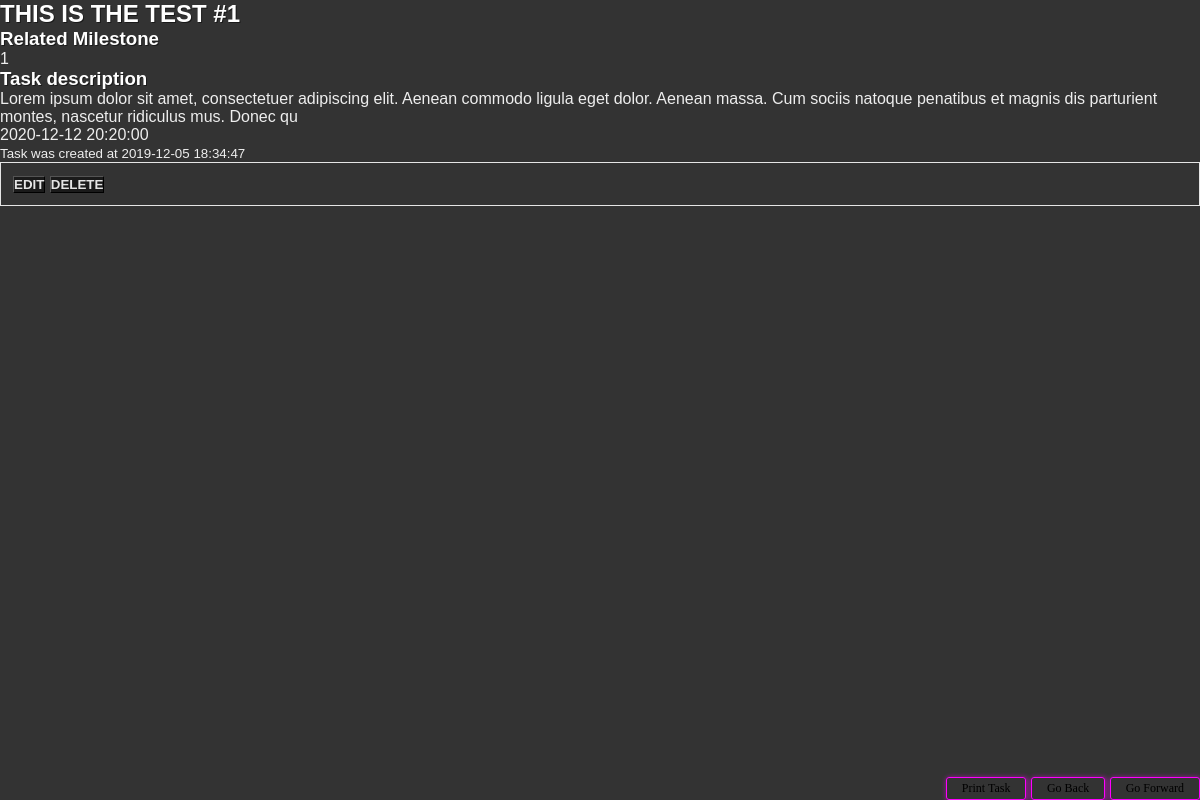
/detailTask.php?id=3, run on the app's committed database.
### tables this page shows
CREATE TABLE `tasks` (
                         `id_task` int(11) NOT NULL,
                         `taskName` varchar(200) NOT NULL,
                         `relatedMilestone` int(11) DEFAULT NULL,
                         `taskDescription` text NOT NULL,
                         `taskDeadline` datetime DEFAULT NULL,
                         `taskCreated` datetime NOT NULL,
                         `taskUpdated` datetime DEFAULT NULL
);

### detailTask.php (the view, shortened to what this page needs)
<?php
require_once "conf/db_connect.php";
include 'templates/head.inc.php';
if(isset($_GET['id'])) {
    $id = $_GET['id'];
    global $linkTasksystem;
    $query = "SELECT taskName, relatedMilestone, taskDescription, taskDeadline, taskCreated FROM tasks WHERE id_task = '$id'";
    $result = mysqli_query($linkTasksystem, $query);
    if(mysqli_num_rows($result)==1){
        $row = mysqli_fetch_array($result);
        if($row){
            $title = $row['taskName'];
            $milestone = $row['relatedMilestone'];
            $description = $row['taskDescription'];
            $deadline = $row['taskDeadline'];
            $date = $row['taskCreated'];
            echo "
            <h2>$title</h2>
            <h3>Related Milestone</h3>
            <p> $milestone </p>
            <h3>Task description</h3>
            <p>$description</p>
            <h3></h3>
            <p>$deadline</p>
            <small>Task was created at $date</small>
            ";
        }
    }else{
        echo 'no task to display';
    }
}
?>
<ul>
<button type="button"><a href="editTask.php?id=<?php echo $id?>">Edit</a></button>
<button type="button"><a href="deleteTask.php?id=<?php echo $id?>">Delete</a></button>
</ul>
<?php
include 'templates/footer.inc.php';
?>

### src/scss/style.css (style rules this page uses)
*, *:after, *:before { box-sizing: border-box; }
a { text-transform: uppercase; text-decoration: none; color: black; }
h1, h2, h3 { font-family: "Montserrat", sans-serif; color: white; text-align: left; text-shadow: 1px 1px #1a1a1a; }
ul { font-family: "Montserrat", sans-serif; }
* { margin: 0; padding: 0; }
a { text-decoration: none; }
ul { padding: 0.75rem; border: 1px solid #e5e5e5; list-style: none; }
ul:last-of-type { margin-bottom: 40px; }
button { border-width: 1px; background-color: #1a1a1a; }
button > a { color: #e5e5e5; font-weight: 600; }

### data on the page
tasks: taskName "THIS IS THE TEST #1", relatedMilestone "1", taskDescription "Lorem ipsum dolor sit amet, consectetuer adipiscing elit. Aenean commodo ligula eget dolor. Aenean massa. Cum sociis natoque penatibus et magnis dis parturient montes, nascetur ridiculus mus. Donec qu", taskDeadline "2020-12-12 20:20:00", taskCreated "2019-12-05 18:34:47"
